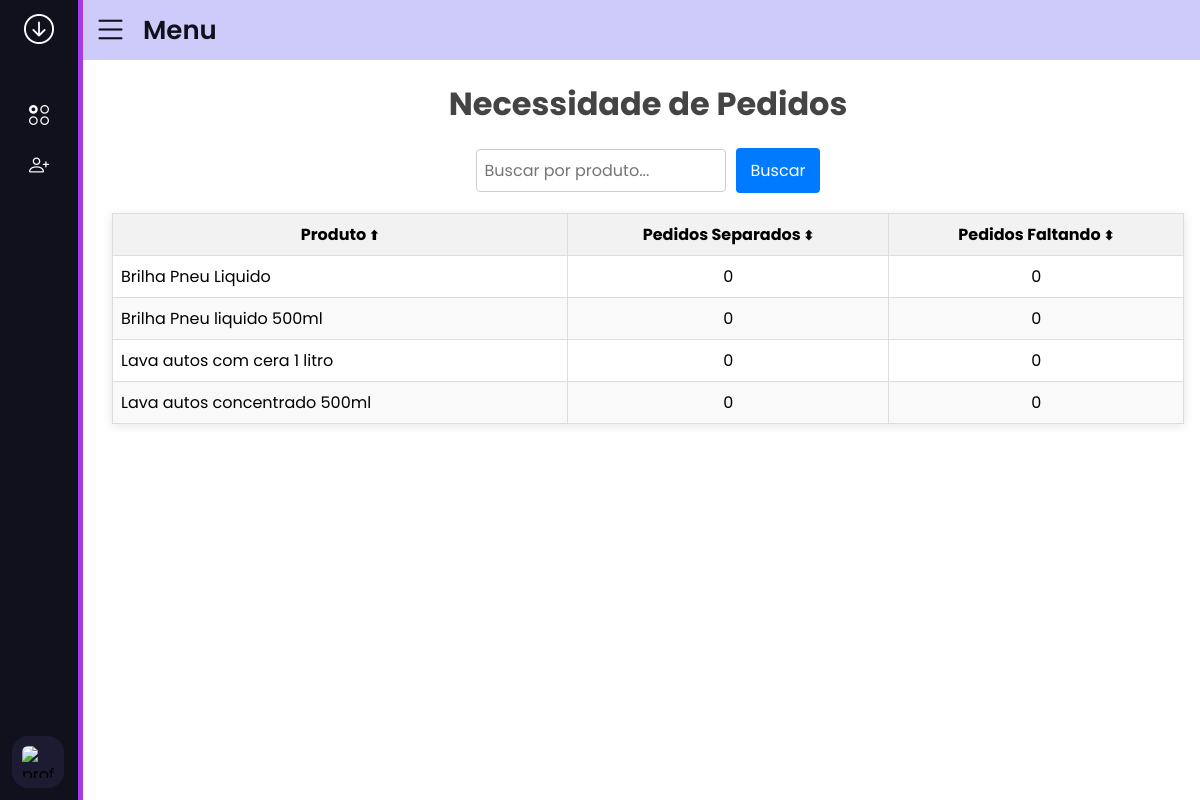
Page /estoque/necessidade_pedidos/ (signed in) on the earlier database version.
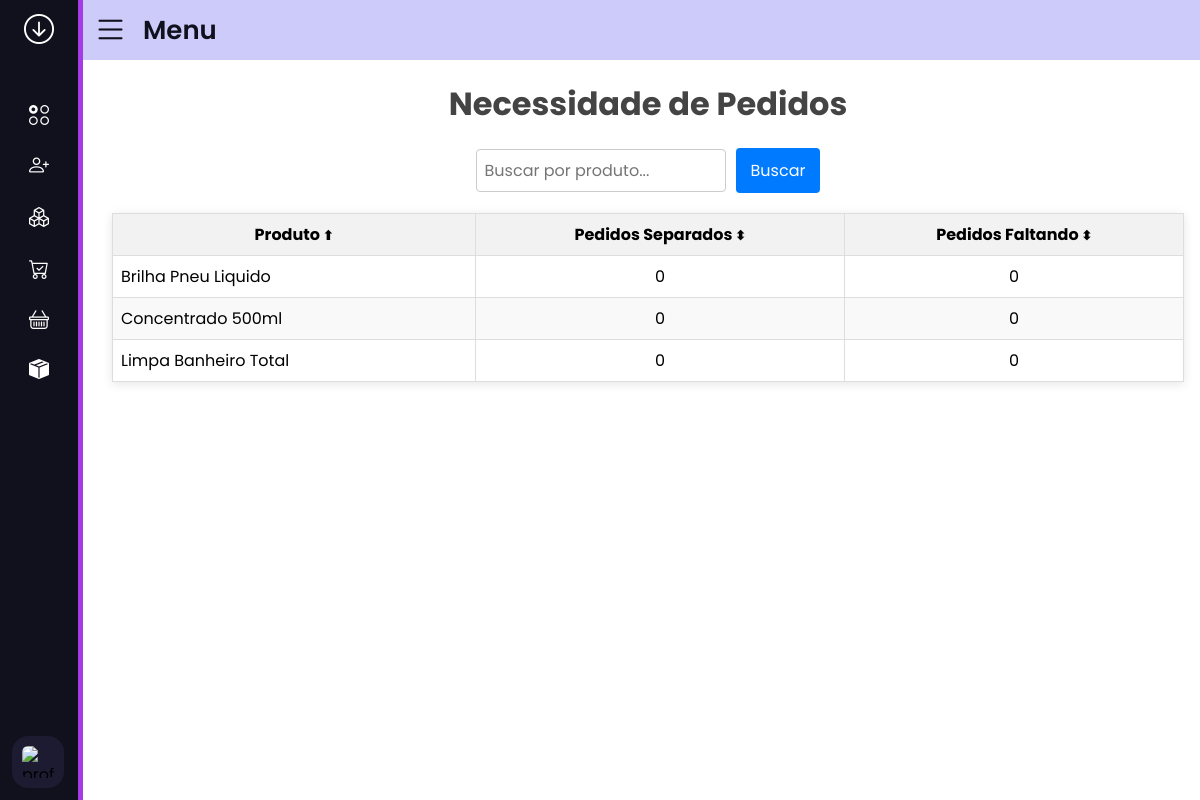
Same page on the later database version.
### cadastros/models.py (models this page shows, shortened)
class Products(models.Model):
    CATEGORY_CHOICES = [
        ('fabricado', 'Fabricado'),
        ('misto', 'Misto'),
        ('kit', 'Kit'),
        ('kit_variavel', 'Kit Variável'),
        ('materia_prima', 'Matéria Prima'),
    ]
    name = models.CharField(max_length=70)
    product_code = models.CharField(max_length=10, null=True, blank=True)
    product_bar_code = models.CharField(max_length=13, null=True, blank=True)
    box_bar_code = models.CharField(max_length=14, null=True, blank=True)
    category = models.CharField(max_length=15, choices=CATEGORY_CHOICES)
    unit = models.CharField(max_length=10)
    box_quantity = models.IntegerField(null=True, blank=True)
    gross_weight = models.DecimalField(max_digits=5, decimal_places=2, null=True, blank=True)
    net_weight = models.DecimalField(max_digits=5, decimal_places=2, null=True, blank=True)
    ncm = models.CharField(max_length=14, null=True, blank=True)
    cest = models.CharField(max_length=14, null=True, blank=True)
    estoq_minimo = models.IntegerField(null=True, blank=True)
    pedidos = GenericRelation('vendas.PedidoItem')

### estoque/views.py (the view)
# urls.py: path('necessidade_pedidos/', views.necessidade_pedidos, name='visualizar_necessidade_pedidos_estoque'),
@login_required
@permission_required('estoque.ver_necessidade_pedidos', raise_exception=True)
def necessidade_pedidos(request):
    search_query = request.GET.get('search', '')
    order_by = request.GET.get('order_by', 'nome')
    direction = request.GET.get('direction', 'asc')
    produtos = Products.objects.filter(name__icontains=search_query)
    produtos_quantidades = []
    for produto in produtos:
        faltando_separacao = FaltandoSeparacao.objects.filter(cod_produto=produto.product_code)
        pedidos_separados = faltando_separacao.aggregate(total_separado=Sum('quantidade_separada'))[
                                'total_separado'] or 0
        pedidos_faltando = \
            faltando_separacao.aggregate(total_faltando=Sum(F('quantidade_pedido') - F('quantidade_separada')))[
                'total_faltando'] or 0
        produtos_quantidades.append({
            'nome': produto.name,
            'pedidos_separados': pedidos_separados,
            'pedidos_faltando': pedidos_faltando,
        })
    reverse_order = (direction == 'desc')
    produtos_quantidades = sorted(produtos_quantidades, key=lambda x: x[order_by], reverse=reverse_order)
    context = {
        'produtos_quantidades': produtos_quantidades,
        'search_query': search_query,
        'order_by': order_by,
        'direction': direction,
    }
    return render(request, 'necessidade_pedidos.html', context)

### estoque/templates/necessidade_pedidos.html (shortened to what this page needs)
{% extends 'side_menu.html' %}
{% load static %}
{% block head %}
    <link rel="stylesheet" href="{% static 'css/style_view_estoque.css' %}">
{% endblock %}
{% block content %}
<!DOCTYPE html>
<html lang="en">
<head>
</head>
<body>
    <h1>Necessidade de Pedidos</h1>
    <form method="GET" action="">
        <input type="text" name="search" placeholder="Buscar por produto..." value="{{ search_query }}">
        <button type="submit">Buscar</button>
    </form>
    <table>
        <thead>
            <tr>
                <th class="sortable {% if order_by == 'nome' %}sorted-{{ direction }}{% endif %}" onclick="sortTable('nome')">Produto</th>
                <th class="sortable {% if order_by == 'pedidos_separados' %}sorted-{{ direction }}{% endif %}" onclick="sortTable('pedidos_separados')">Pedidos Separados</th>
                <th class="sortable {% if order_by == 'pedidos_faltando' %}sorted-{{ direction }}{% endif %}" onclick="sortTable('pedidos_faltando')">Pedidos Faltando</th>
            </tr>
        </thead>
        <tbody>
            {% for produto in produtos_quantidades %}
            <tr>
                <td class="products_name">{{ produto.nome }}</td>
                <td>{{ produto.pedidos_separados }}</td>
                <td>{{ produto.pedidos_faltando }}</td>
            </tr>
            {% endfor %}
        </tbody>
    </table>
</body>
</html>
{% endblock %}

Differences in the rows shown:
removed Products: nome "Brilha Pneu liquido 500ml"
removed Products: nome "Lava autos com cera 1 litro"
removed Products: nome "Lava autos concentrado 500ml"
added Products: nome "Concentrado 500ml"
added Products: nome "Limpa Banheiro Total"
Other differences:
new list line: "0 0"
list line gone: "0 0"
